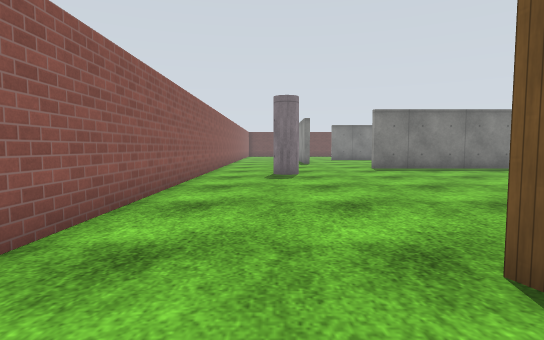
[1] (above)

17 first-person views from a walk through a Gazebo world. The camera is 0.94 m above the floor, tilts 4° down and sees 80° across. The floor is counted in squares, 1 m on a side. Each view is taken from the middle of a square. On the plan, view 1 faces up. The plan holds only what a view shows up to about 12 squares ahead; the rest is blank. Simple patterns stand in for the simulator's built-in surfaces. Surface patterns are stand-ins for the level's own textures.

[2]
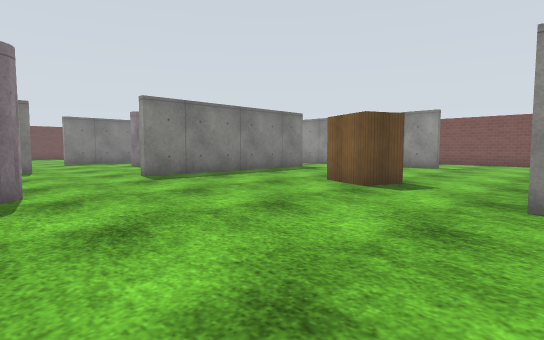

[3]
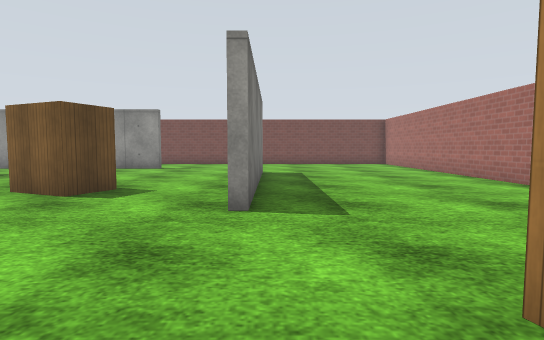

[4]
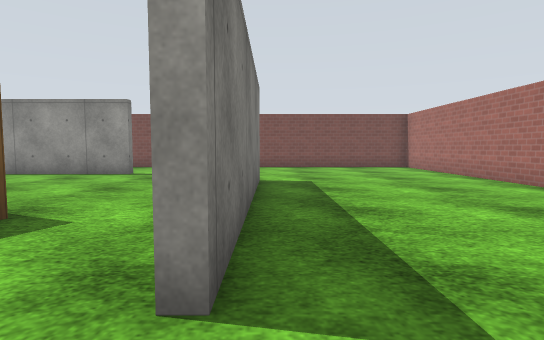

[5]
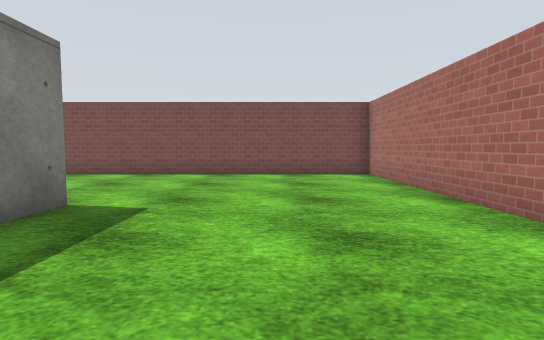

[6]
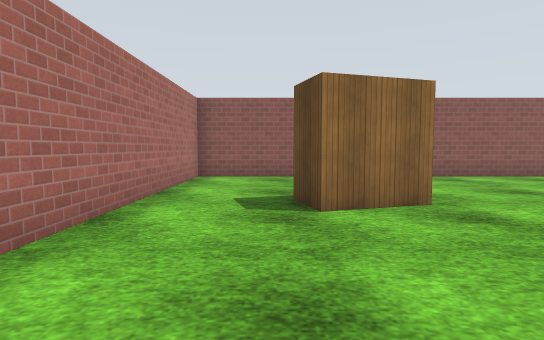

[7]
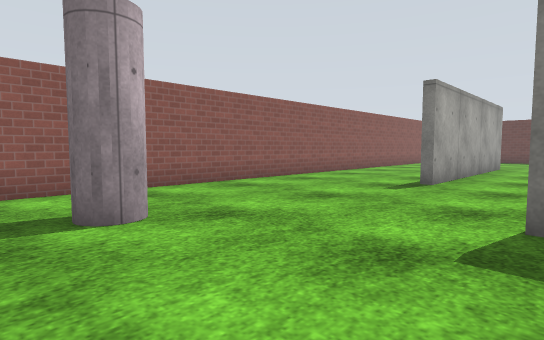

[8]
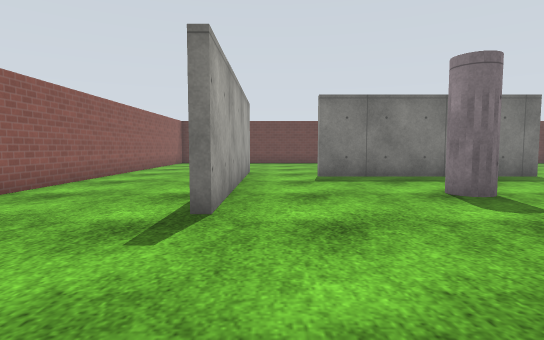

[9]
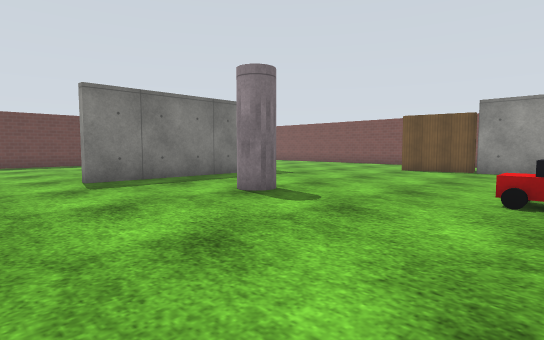

[10]
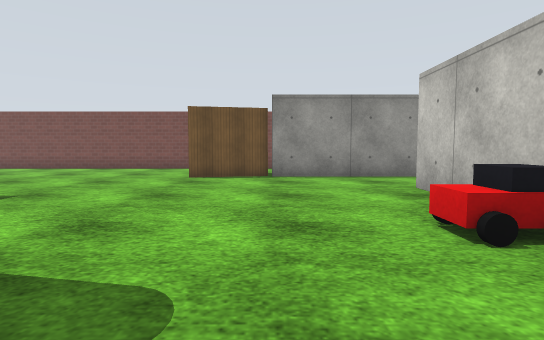

[11]
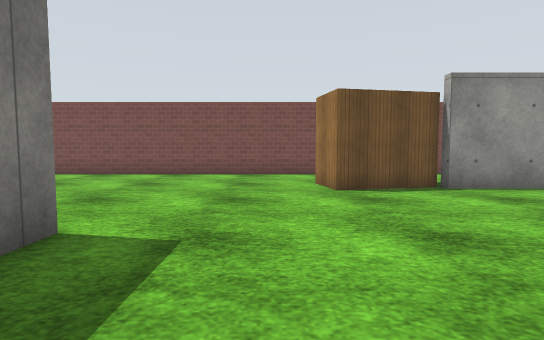

[12]
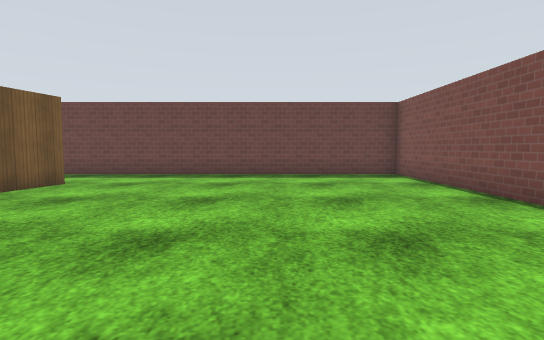

[13]
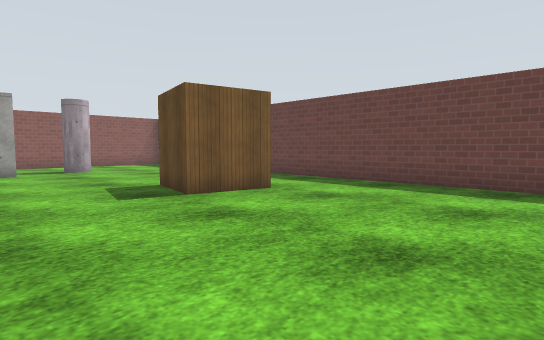

[14]
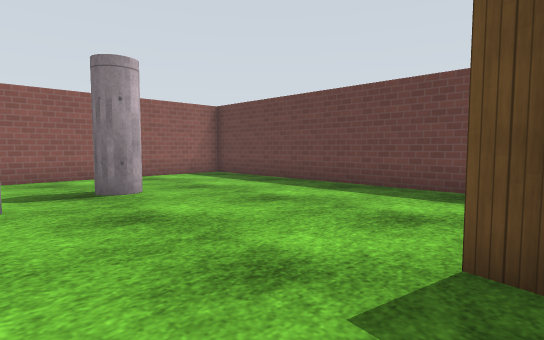

[15]
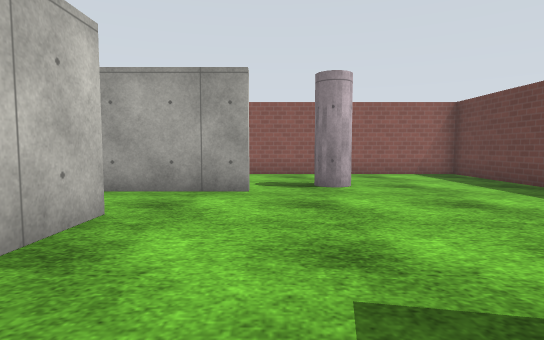

[16]
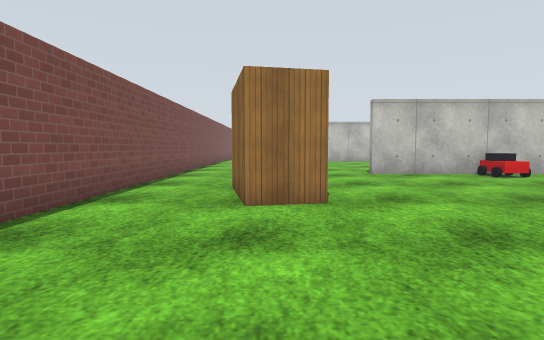

[17]
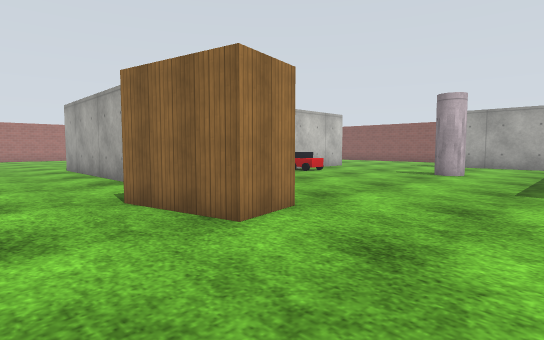

### Floor plan
Points are (right, up) in squares from view 1. A wall is a line through its corners. A room is listed if a view was taken in it or the views show most of it. See-through windows are left out.
Room 1 (views 1, 2, 3, 4, 5, 6, 7, 8, 9, 10, 11, 12, 13, 14, 15, 16, 17)
walls: (9.4, 14.6) (12.5, 14.6) (12.5, 14.2); (6.8, 14.3) (4.5, 14.3) (4.5, 14.8); (6.4, 14.6) (7.6, 14.6); (15.6, 15) (15.6, 10.2); (11.6, 24.3) (4.5, 24.3) (4.5, 24.7) (6.2, 24.7); (15.8, 9) (15.4, 9) (15.4, 18); (19.4, 14) (19.4, 33.4) (-2.4, 33.4) (-2.4, 2.8); (1.8, 26.5) (2.2, 26.5) (2.2, 18.5) (1.8, 18.5); (13.2, 4.3) (5.8, 4.3) (5.8, 4.8); (-2.4, 0.8) (-2.4, -2.4) (5.2, -2.4); (8.9, -2.4) (19.4, -2.4) (19.4, 8.2)
objects: pillar (0, 11) to (1, 12); pillar (1, 28) to (1, 29); wooden box (2, 1) to (3, 2); wooden box (7, 8) to (9, 9); pillar (7, 20) to (7, 21); car (8, 15) to (9, 16); wooden box (8, 29) to (9, 30); wooden box (15, 18) to (17, 21)

Where each view was taken, in squares from view 1:
view 1: 0 up, 0 right, facing up
view 2: 4 up, 0 right, facing up-right
view 3: 4 up, 1 right, facing right
view 4: 4 up, 4 right, facing right
view 5: 1 up, 8 right, facing right
view 6: 0 up, 8 right, facing left
view 7: 10 up, 5 right, facing up-left
view 8: 14 up, 3 right, facing up
view 9: 15 up, 2 right, facing up-right
view 10: 18 up, 5 right, facing right
view 11: 22 up, 8 right, facing right
view 12: 22 up, 15 right, facing up
view 13: 25 up, 15 right, facing up-left
view 14: 26 up, 8 right, facing up-left
view 15: 27 up, 9 right, facing left
view 16: 26 up, 16 right, facing down
view 17: 24 up, 19 right, facing down-left
